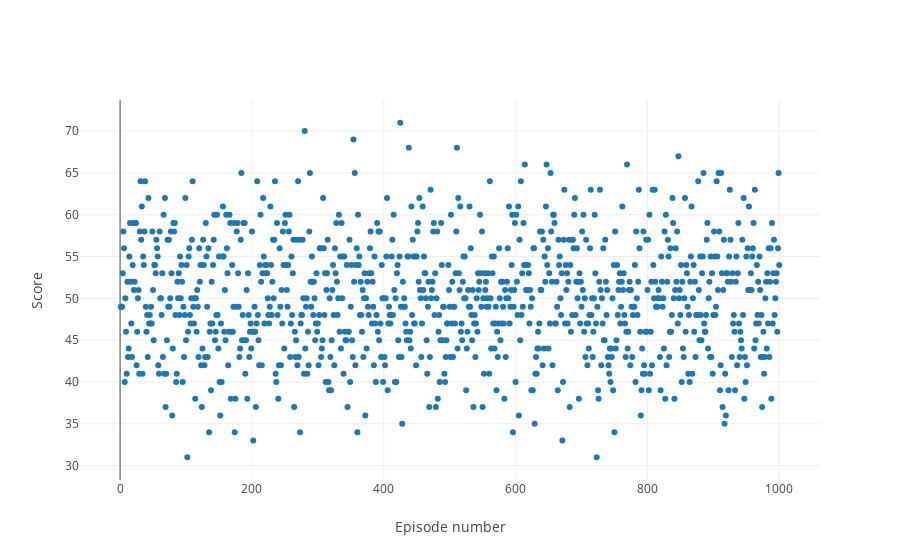

The cell this chart's notebook holds for it:
### Code cell
trace = go.Scatter(
    x = np.arange(1, len(scores)+1),
    y = scores,
    mode='markers'
)

layout = go.Layout(
    xaxis = dict(
        title='Episode number'
    ),
    yaxis = dict(
        title='Score'
    )
)

data = [trace]

fig = go.Figure(data=data, layout=layout)

iplot(fig)

### Figure 1 — Plotly figure (JSON) as saved in the notebook; plotly's stock layout.template omitted (floating-point values rounded to 4 significant figures; data arrays with more than 128 entries replaced by an {"elided": "..."} marker saying what was removed)
{"data": [{"mode": "markers", "type": "scatter", "x": {"elided": "1000 int values"}, "y": {"elided": "1000 int values"}}], "layout": {"xaxis": {"title": "Episode number"}, "yaxis": {"title": "Score"}}}
